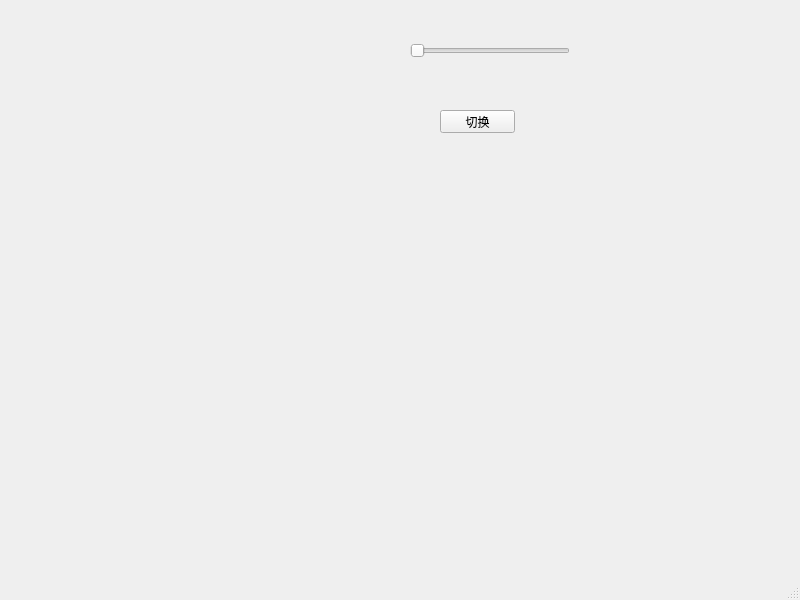
<?xml version="1.0" encoding="UTF-8"?>
<ui version="4.0">
 <class>MainWindow</class>
 <widget class="QMainWindow" name="MainWindow">
  <property name="geometry">
   <rect>
    <x>0</x>
    <y>0</y>
    <width>800</width>
    <height>600</height>
   </rect>
  </property>
  <property name="windowTitle">
   <string>MainWindow</string>
  </property>
  <widget class="QWidget" name="centralwidget">
   <widget class="PlayerDemo" name="movieWidget" native="true">
    <property name="geometry">
     <rect>
      <x>10</x>
      <y>0</y>
      <width>341</width>
      <height>221</height>
     </rect>
    </property>
   </widget>
   <widget class="QSlider" name="postionSlider">
    <property name="geometry">
     <rect>
      <x>410</x>
      <y>40</y>
      <width>160</width>
      <height>22</height>
     </rect>
    </property>
    <property name="orientation">
     <enum>Qt::Horizontal</enum>
    </property>
   </widget>
   <widget class="QPushButton" name="btnChangedMovie">
    <property name="geometry">
     <rect>
      <x>440</x>
      <y>110</y>
      <width>75</width>
      <height>23</height>
     </rect>
    </property>
    <property name="text">
     <string>切换</string>
    </property>
   </widget>
  </widget>
  <widget class="QMenuBar" name="menubar">
   <property name="geometry">
    <rect>
     <x>0</x>
     <y>0</y>
     <width>800</width>
     <height>23</height>
    </rect>
   </property>
  </widget>
  <widget class="QStatusBar" name="statusbar"/>
 </widget>
 <customwidgets>
  <customwidget>
   <class>PlayerDemo</class>
   <extends>QWidget</extends>
   <header location="global">playerdemo.h</header>
   <container>1</container>
  </customwidget>
 </customwidgets>
 <resources/>
 <connections/>
</ui>
